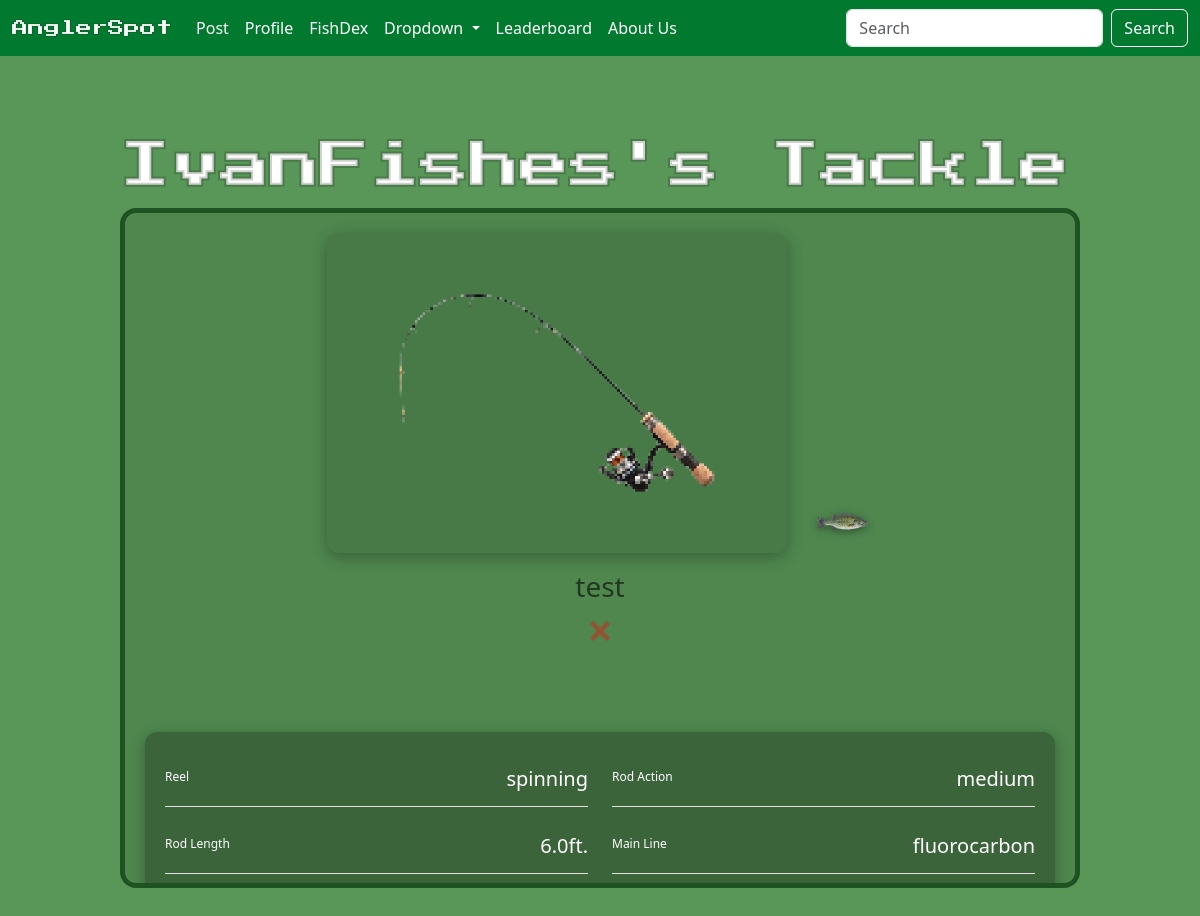
Page /tackle_detail/rod/4/ (signed in) on the earlier database version.
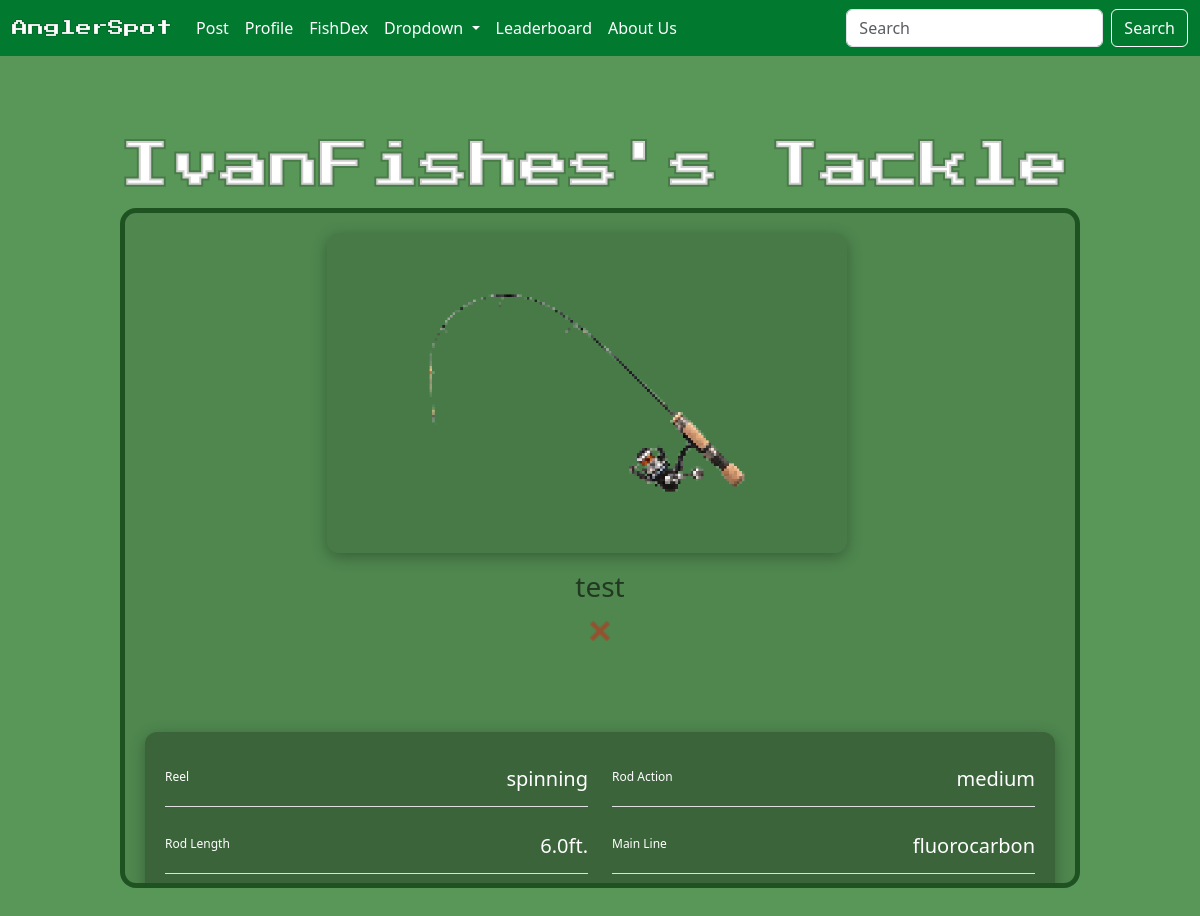
Same page on the later database version.
### angler/models/fish.py (models this page shows, shortened)
class FishEntry(models.Model):
    fish = models.ForeignKey(Fish, on_delete=models.CASCADE)
    fish_dex = models.ForeignKey(FishDex, on_delete=models.CASCADE)
    entry_weight = models.DecimalField(max_digits=5, decimal_places=1)
    entry_length = models.DecimalField(max_digits=5, decimal_places=2)
    fish_dex_image = ResizedImageField(size=[1600, 900], upload_to='fishdex_img/', blank=True)
    thumbnail = ResizedImageField(size=[150,150], crop=['middle', 'center'], upload_to='thumbnails/', blank=True)
    tackle = models.ForeignKey(RodAndReel, null=True, blank=True, on_delete=models.SET_NULL)
    lure = models.ForeignKey(Lure, null=True, blank=True, on_delete=models.SET_NULL)
    caught_at = models.DateTimeField(auto_now=True)
    latitude = models.DecimalField(max_digits=9, decimal_places=6, null=True, blank=True)
    longitude = models.DecimalField(max_digits=9, decimal_places=6, null=True, blank=True)
    class Meta:
        unique_together = ('fish', 'fish_dex')

class Fish(models.Model):
    name = models.CharField(max_length=100, unique=True)
    fish_group = models.CharField(max_length=100, blank=True) #i.e bass is the group and the fish name would be large mouth bass
    weight = models.DecimalField(max_digits=5, decimal_places=1) # i.e 1230.9
    length = models.DecimalField(max_digits=5, decimal_places=2) # standard unnit will be inches (form will accept feet and or inches then convert to inches) i.e 234.43
    shiny = models.BooleanField(default=False)
    fish_avatar = models.ImageField(upload_to=content_file_name) #will be stock image for type of fish

### angler/views/tackle.py (the view)
# urls.py: path('tackle_detail/<str:tackle_type>/<int:tackle_id>/', TackleDetailView.as_view(), name='tackle_detail'),
class TackleDetailView(LoginRequiredMixin, View):
    login_url = '/login'
    def get(self, request, tackle_type, tackle_id):
        if tackle_type == 'lure':
            tackle_obj = get_object_or_404(Lure, id=tackle_id)
            fish_entries = FishEntry.objects.filter(lure=tackle_obj)
        elif tackle_type == 'rod':
            tackle_obj = get_object_or_404(RodAndReel, id=tackle_id)
            fish_entries = FishEntry.objects.filter(tackle=tackle_obj)
        else:
            raise ValueError('Invalid tackle type')
        if FriendList.private(request.user, get_object_or_404(User,id=tackle_obj.user.id)):
            raise Http404("Page not found")
        context = {'tackle_obj': tackle_obj,
                    'tackle_type':tackle_type,
                    'fish_entries':fish_entries}
        return render(request, 'angler/tackle/detail.html',context)

### angler/models/friends.py (called while the page is built)
    def private(user1, user2):
        if user1 != user2 and not FriendList.is_friend(user1, user2):
            if user2.is_private:
                return True
        return False

### angler/models/user.py (called while the page is built)
    @property
    def get_profile_name(self):
        return Profile.objects.get(user=self).profile_name

### angler/templates/angler/tackle/detail.html (shortened to what this page needs)
{% extends 'angler/base.html'%}
{% load static %}
{% block content %}
 <h2 class="section-title-detail">{{ tackle_obj.user.get_profile_name }}'s Tackle</h2>
 <div class="practice-box2" >
    <div class="detail-container">
        <div class="detail-header">
            <div class="detail-img-wrapper">
                <img class="detail-img" src="{% static 'icons/'|add:tackle_type|add:'.png' %}"/>
                <div class="detail-img-actions">
                    {% for entry in fish_entries %}
                        <a href="{% url 'fishdex_detail' entry.fish_dex.id entry.id %}">
                            <img src="{{ entry.fish.fish_avatar.url }}" alt="action 1" class="detail-action-icon" />
                        </a>
                    {% endfor %}
                </div>
            </div>
            <div class="detail-header-text">
                <span class="detail-name">{{ tackle_obj.name }}</span>
                <form method="POST" action="{% url 'delete_tackle' tackle_type=tackle_type tackle_id=tackle_obj.id %}">
                    <button type="submit" class="delete-btn" data-tooltip="Delete tackle">
                        <img src="{% static 'icons/delete.png' %}" alt="Delete" class="delete-icon" />
                    </button>
                </form>
            </div>
        </div>
         <br>
         <div class="detail-fields-wrapper">
             <div class="detail-fields">
                {% if tackle_type == 'rod'%}
                    <div class="field-row">
                        <span class="field-label">Reel</span>
                        <span class="field-value">{{ tackle_obj.reel_type }}</span>
                    </div>
                    <div class="field-row">
                        <span class="field-label">Rod Action</span>
                        <span class="field-value">{{ tackle_obj.rod_action }}</span>
                    </div>
                    <div class="field-row">
                        <span class="field-label">Rod Length</span>
                        <span class="field-value">{{ tackle_obj.rod_length }}ft.</span>
                    </div>
                    <div class="field-row">
                        <span class="field-label">Main Line</span>
                        <span class="field-value">{{ tackle_obj.line }}</span>
                    </div>
                    <div class="field-row">
                    </div>
                    <div class="field-row">
                    </div>
                {% endif %}
            </div>
        </div>
    </div>
</div>
{% endblock %}

Differences in the rows shown:
removed FishEntry: fish.fish_avatar (picture)
